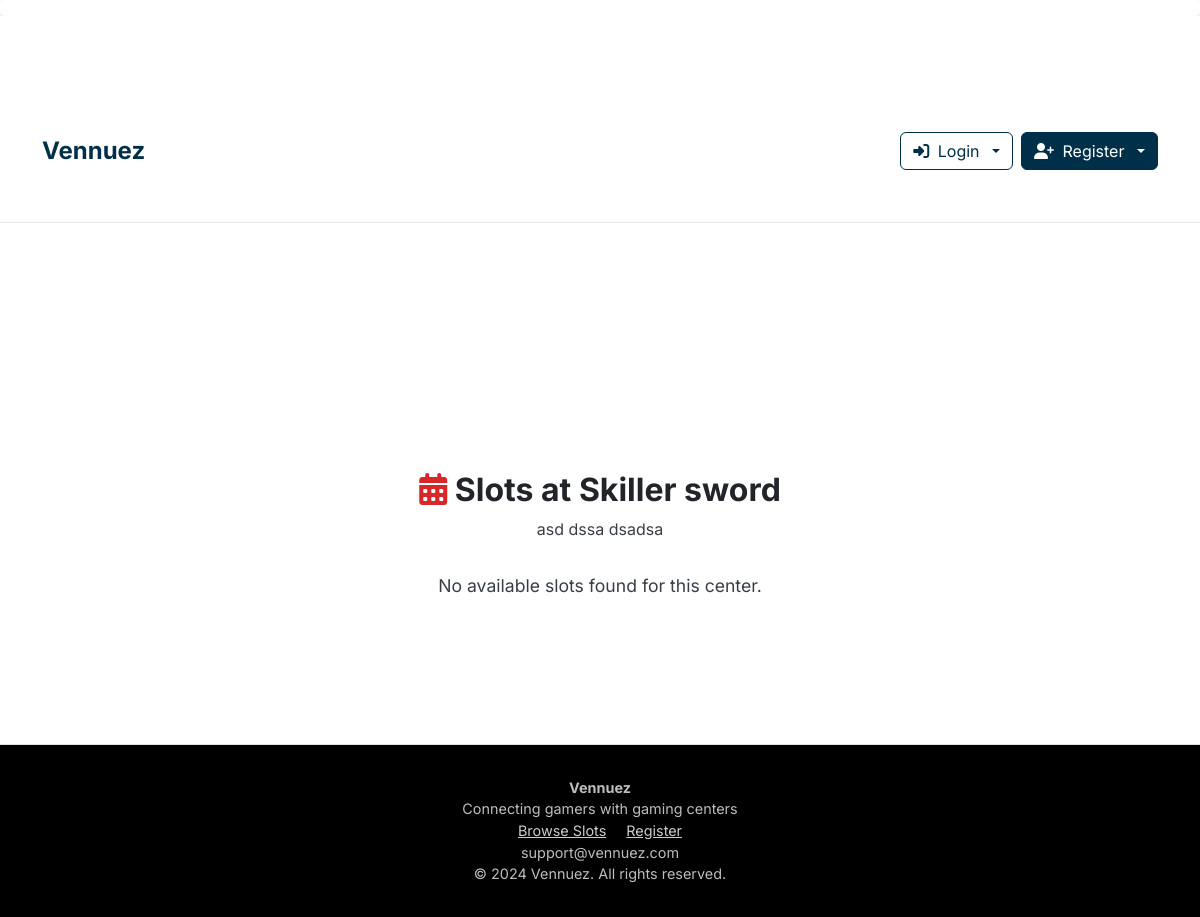
/center_slots/2, run on an earlier commit of the app's database.
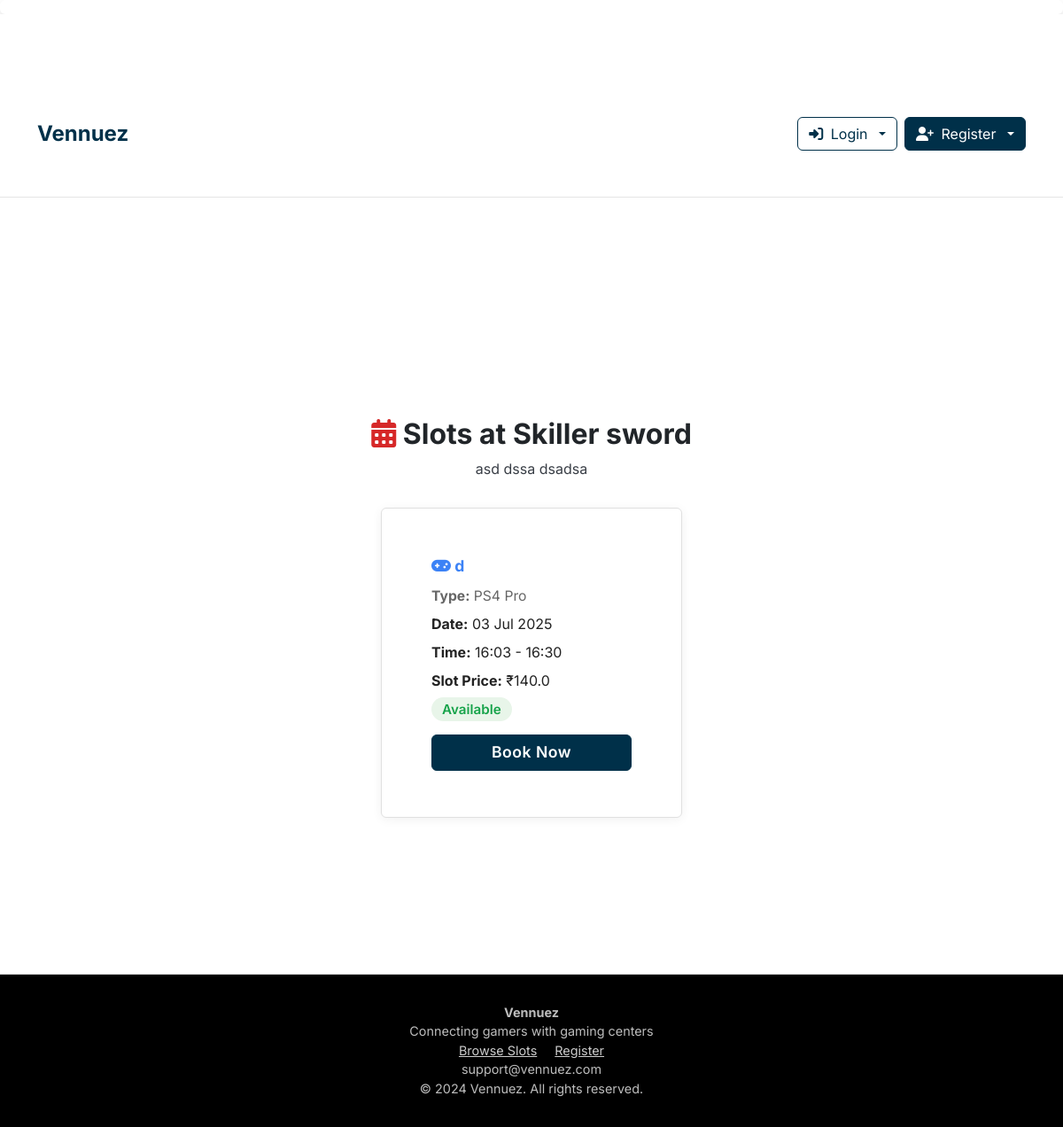
And on a later commit of the database.
### models.py (models this page shows, shortened)
class TimeSlot(db.Model):
    __tablename__ = 'time_slots'
    id = db.Column(db.Integer, primary_key=True)
    start_time = db.Column(db.DateTime, nullable=False)
    end_time = db.Column(db.DateTime, nullable=False)
    total_amount = db.Column(db.Float, nullable=False)
    advance_paid = db.Column(db.Float, default=0.0)  # Fixed advance amount
    is_booked = db.Column(db.Boolean, default=False)
    snacks_amount = db.Column(db.Float, default=0.0)
    final_amount = db.Column(db.Float, default=0.0)
    completed = db.Column(db.Boolean, default=False)
    number_of_people = db.Column(db.Integer, default=1)  # New field for number of people
    duration_hours = db.Column(db.Float, default=1.0)
    booking_id = db.Column(db.String(20), unique=True, nullable=True)
    customer_name = db.Column(db.String(100), nullable=True)
    customer_phone = db.Column(db.String(20), nullable=True)
    customer_email = db.Column(db.String(120), nullable=True)
    customer_age = db.Column(db.Integer, nullable=True)
    special_requests = db.Column(db.Text, nullable=True)
    contact_sms = db.Column(db.Boolean, default=True)
    contact_whatsapp = db.Column(db.Boolean, default=True)
    contact_email = db.Column(db.Boolean, default=False)
    payment_status = db.Column(db.String(20), default='pending')  # pending, paid, failed
    payment_id = db.Column(db.String(100), nullable=True)
    booking_time = db.Column(db.DateTime, nullable=True)
    created_at = db.Column(db.DateTime, default=datetime.utcnow)
    console_id = db.Column(db.Integer, db.ForeignKey('consoles.id'), nullable=False)
    user_id = db.Column(db.Integer, db.ForeignKey('users.id'), nullable=True)  # Optional for unregistered bookings

class Console(db.Model):
    __tablename__ = 'consoles'
    id = db.Column(db.Integer, primary_key=True)
    name = db.Column(db.String(100), nullable=False)
    console_type = db.Column(db.String(50), nullable=False)
    hourly_rate = db.Column(db.Float, nullable=False)  # Rate per person per hour
    is_available = db.Column(db.Boolean, default=True)
    created_at = db.Column(db.DateTime, default=datetime.utcnow)
    owner_id = db.Column(db.Integer, db.ForeignKey('owners.id'), nullable=False)
    slots = db.relationship('TimeSlot', backref='console', lazy=True, cascade='all, delete-orphan')

### routes.py (the view)
@app.route('/center_slots/<int:owner_id>')
def center_slots(owner_id):
    owner = Owner.query.get_or_404(owner_id)
    slots = TimeSlot.query.join(Console).filter(
        Console.owner_id == owner_id,
        TimeSlot.is_booked == False,
        TimeSlot.start_time > datetime.now(),
        Console.is_available == True
    ).order_by(TimeSlot.start_time).all()
    return render_template('center_slots.html', owner=owner, slots=slots)

### app.py (called while the page is built)
@app.before_request
def show_user_flash_notifications():
    if current_user.is_authenticated and hasattr(current_user, 'id'):
        notifs = UserNotification.query.filter_by(
            user_id=current_user.id,
            is_flash=True,
            is_read=False
        ).all()
        for notif in notifs:
            flash(notif.message, "info")
            notif.is_flash = False
            notif.is_read = True
        if notifs:
            db.session.commit()

### templates/center_slots.html (shortened to what this page needs)
{% extends "base.html" %}
{% block content %}
<section class="center-slots-page" style="padding: 2rem 0;">
    <div class="container">
        <div class="page-header" style="margin-bottom: 2rem; text-align: center;">
            <h1 style="font-size: 2rem; font-weight: 700; margin-bottom: 0.5rem;">
                <i class="fas fa-calendar-alt" style="color: var(--accent);"></i> Slots at {{ owner.gaming_center_name }}
            </h1>
            <p style="color: var(--secondary);">{{ owner.address }}</p>
        </div>
        <div class="slots-list" style="display: flex; flex-wrap: wrap; gap: 2rem; justify-content: center;">
            {% for slot in slots %}
            <div class="card" style="min-width: 280px; max-width: 340px; flex: 1 1 280px; box-shadow: 0 2px 12px rgba(0,0,0,0.06); border: 1.5px solid var(--border); position: relative;">
                <div style="padding: 1.25rem 1.5rem;">
                    <div style="font-size: 1.1rem; font-weight: 700; color: #3b82f6; margin-bottom: 0.5rem;">
                        <i class="fas fa-gamepad"></i> {{ slot.console.name if slot.console else 'Unknown Console' }}
                    </div>
                    <div style="margin-bottom: 0.5rem; color: #666; font-size: 0.98rem;"><b>Type:</b> {{ slot.console.console_type if slot.console else '' }}</div>
                    <div style="margin-bottom: 0.5rem; color: #222;"><b>Date:</b> {{ slot.start_time.strftime('%d %b %Y') }}</div>
                    <div style="margin-bottom: 0.5rem; color: #222;"><b>Time:</b> {{ slot.start_time.strftime('%H:%M') }} - {{ slot.end_time.strftime('%H:%M') }}</div>
                    <div style="margin-bottom: 0.5rem; color: #222;"><b>Slot Price:</b> ₹{{ slot.total_amount }}</div>
                    <div style="margin-bottom: 1rem;">
                        <span style="color: #16a34a; font-weight: 600; background: #e8f5e9; padding: 0.25rem 0.75rem; border-radius: 1rem; font-size: 0.95rem;">Available</span>
                    </div>
                    <a href="{{ url_for('book_slot', slot_id=slot.id) }}" class="btn btn-primary" style="width: 100%; font-size: 1.1rem; font-weight: 600; letter-spacing: 0.5px;">Book Now</a>
                </div>
            </div>
            {% else %}
            <div style="color: var(--secondary); font-size: 1.1rem;">No available slots found for this center.</div>
            {% endfor %}
        </div>
    </div>
</section>
{% endblock %}

What changed in the data, as far as the page shows it:
added TimeSlot: console "d", console "PS4 Pro", start_time "03 Jul 2025", start_time "16:03", end_time "16:30", total_amount "140.0"
Also different on the page:
text no longer shown: "No available slots found for this center."
